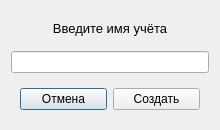
<?xml version="1.0" encoding="UTF-8"?>
<ui version="4.0">
 <class>AddAccountWindow</class>
 <widget class="QDialog" name="AddAccountWindow">
  <property name="geometry">
   <rect>
    <x>0</x>
    <y>0</y>
    <width>220</width>
    <height>130</height>
   </rect>
  </property>
  <property name="minimumSize">
   <size>
    <width>220</width>
    <height>130</height>
   </size>
  </property>
  <property name="maximumSize">
   <size>
    <width>220</width>
    <height>130</height>
   </size>
  </property>
  <property name="windowTitle">
   <string/>
  </property>
  <layout class="QVBoxLayout" name="verticalLayout">
   <item>
    <widget class="QLabel" name="labelError">
     <property name="font">
      <font>
       <family>Ubuntu</family>
       <pointsize>10</pointsize>
      </font>
     </property>
     <property name="text">
      <string>Введите имя учёта</string>
     </property>
     <property name="alignment">
      <set>Qt::AlignCenter</set>
     </property>
    </widget>
   </item>
   <item>
    <widget class="QLineEdit" name="editNameAccount">
     <property name="statusTip">
      <string/>
     </property>
     <property name="accessibleName">
      <string/>
     </property>
     <property name="autoFillBackground">
      <bool>false</bool>
     </property>
     <property name="inputMask">
      <string/>
     </property>
     <property name="maxLength">
      <number>16</number>
     </property>
     <property name="alignment">
      <set>Qt::AlignCenter</set>
     </property>
     <property name="placeholderText">
      <string/>
     </property>
    </widget>
   </item>
   <item>
    <widget class="QWidget" name="btnsBox" native="true">
     <layout class="QHBoxLayout" name="horizontalLayout" stretch="0,0">
      <item>
       <widget class="QPushButton" name="btnCancel">
        <property name="layoutDirection">
         <enum>Qt::LeftToRight</enum>
        </property>
        <property name="text">
         <string>Отмена</string>
        </property>
       </widget>
      </item>
      <item>
       <widget class="QPushButton" name="btnAddAccount">
        <property name="cursor">
         <cursorShape>PointingHandCursor</cursorShape>
        </property>
        <property name="text">
         <string>Создать</string>
        </property>
       </widget>
      </item>
     </layout>
    </widget>
   </item>
  </layout>
 </widget>
 <resources/>
 <connections/>
</ui>
